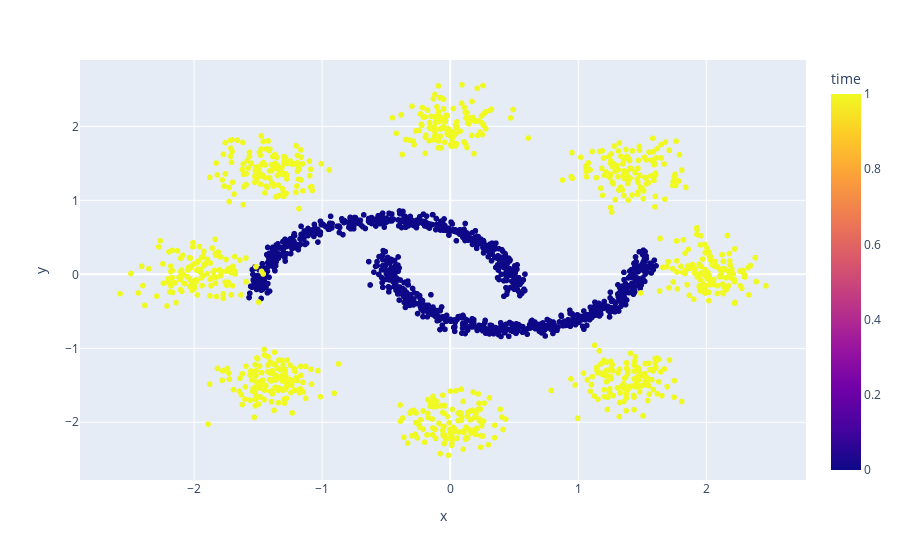

Here is the notebook cell this chart was saved with:
### Markdown cell above
## Simple 2d example

### Code cell
n = 1000
x0 = Moons().sample((n,))
x1 = EightGaussians().sample((n,))
df_x0 = pd.DataFrame(
    {
        'x': x0[:, 0], 
        'y': x0[:, 1],
        'time': 0,
    }
)
df_x1 = pd.DataFrame(
    {
        'x': x1[:, 0], 
        'y': x1[:, 1],
        'time': 1,
    }
)
df = pd.concat([df_x0, df_x1])

px.scatter(df, x='x', y='y', color='time')

### Figure 1 — Plotly figure (JSON) as saved in the notebook; plotly's stock layout.template omitted (floating-point values rounded to 4 significant figures; data arrays with more than 128 entries replaced by an {"elided": "..."} marker saying what was removed)
{"data": [{"hovertemplate": "x=%{x}<br>y=%{y}<br>time=%{marker.color}<extra></extra>", "legendgroup": "", "marker": {"color": {"elided": "2000 int values"}, "coloraxis": "coloraxis", "symbol": "circle"}, "mode": "markers", "name": "", "showlegend": false, "type": "scattergl", "x": {"elided": "2000 float values"}, "xaxis": "x", "y": {"elided": "2000 float values"}, "yaxis": "y"}], "layout": {"coloraxis": {"colorbar": {"title": {"text": "time"}}, "colorscale": [[0, "#0d0887"], [0.1111, "#46039f"], [0.2222, "#7201a8"], [0.3333, "#9c179e"], [0.4444, "#bd3786"], [0.5556, "#d8576b"], [0.6667, "#ed7953"], [0.7778, "#fb9f3a"], [0.8889, "#fdca26"], [1, "#f0f921"]]}, "legend": {"tracegroupgap": 0}, "margin": {"t": 60}, "xaxis": {"anchor": "y", "domain": [0, 1], "title": {"text": "x"}}, "yaxis": {"anchor": "x", "domain": [0, 1], "title": {"text": "y"}}}}
